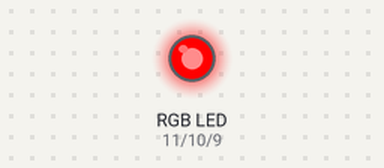
A sketch run on a simulated Arduino Uno, built with avr-gcc and run on an emulated ATmega328P. Parts: an RGB LED mixed from three pins (HIGH = lit).

Above: at 0.05 s.
At 1.75 s:
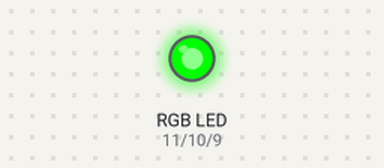
At 2.6 s:
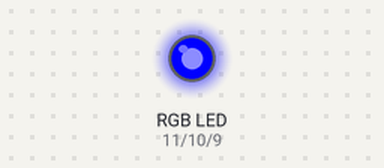
At 3.5 s:
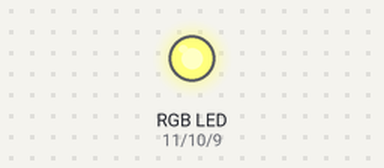
At 5.2 s:
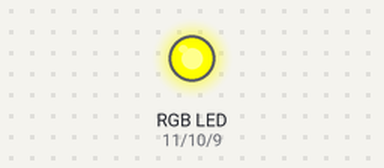
At 6.95 s:
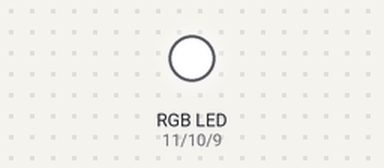
Timing chart, 0 to 9.1 s (numbered marks = the images above):
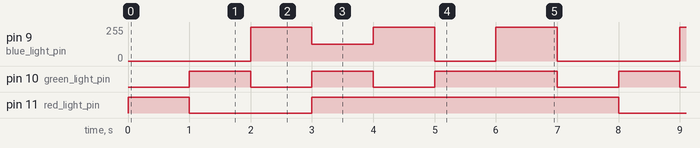

The sketch:

rgb.ino
```cpp
int red_light_pin=11;
int green_light_pin=10;
int blue_light_pin=9;


void setup() {
  // put your setup code here, to run once:
pinMode(red_light_pin,OUTPUT);
pinMode(green_light_pin,OUTPUT);
pinMode(blue_light_pin,OUTPUT);
}

void loop() {
  // put your main code here, to run repeatedly:
RGB_color(255,0,0);//red

delay(1000);

RGB_color(0,255,0);//green

delay(1000);


RGB_color(0,0,255);//blue
delay(1000);

RGB_color(255,255,125);//cyan

delay(1000);

RGB_color(255,0,255);//magenta

delay(1000);

RGB_color(255,255,0);//yellow

delay(1000);

RGB_color(255,255,255);//white

delay(1000);

}

void RGB_color(int red_light_value,int green_light_value,int blue_light_value)
{
  analogWrite(red_light_pin,red_light_value);
analogWrite(green_light_pin,green_light_value);
  analogWrite(blue_light_pin,blue_light_value);
}
```

Measured:
- by itself, pin 9 (blue_light_pin): repeats every 7.0 s: 125/255 1.0 s, 255/255 1.0 s, 0/255 1.0 s, 255/255 1.0 s, 0/255 2.0 s, 255/255 1.0 s
- by itself, pin 10 (green_light_pin): repeats every 7.0 s: LOW 1.0 s, HIGH 1.0 s, LOW 1.0 s, HIGH 2.0 s, LOW 1.0 s, HIGH 1.0 s
- by itself, pin 11 (red_light_pin): repeats every 7.0 s: LOW 2.0 s, HIGH 5.0 s
